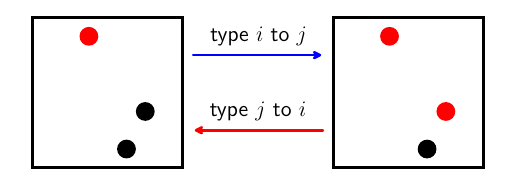

Recreate this plot in Python.

import numpy as np
import matplotlib.pyplot as plt
import matplotlib
from matplotlib import rc
rc('font',**{'family':'sans-serif','sans-serif':['OpenSans']})
rc('text', usetex=True)

shift = -4
plt.gca().add_patch(plt.Rectangle(xy=(-2+shift, -2), width=4, height=4, fc='none', ec='black', lw=2))
plt.gca().add_patch(plt.Circle((-0.5+shift, 1.5),0.25, fc='red'))
plt.gca().add_patch(plt.Circle((0.5+shift, -1.5),0.25, fc='black'))
plt.gca().add_patch(plt.Circle((1+shift, -0.5),0.25, fc='black'))

plt.gca().annotate("", xy=(-1.8, 1), xytext=(1.8, 1), arrowprops=dict(arrowstyle="<-", lw=2, color='blue'))
plt.text(0, 1.5, r'type $i$ to $j$', horizontalalignment='center', verticalalignment='center', fontsize=16)
plt.gca().annotate("", xy=(-1.8, -1), xytext=(1.8, -1), arrowprops=dict(arrowstyle="->", lw=2, color='red'))
plt.text(0, -0.5, r'type $j$ to $i$', horizontalalignment='center', verticalalignment='center', fontsize=16)

shift = 4
plt.gca().add_patch(plt.Rectangle(xy=(-2+shift, -2), width=4, height=4, fc='none', ec='black', lw=2))
plt.gca().add_patch(plt.Circle((-0.5+shift, 1.5),0.25, fc='red'))
plt.gca().add_patch(plt.Circle((0.5+shift, -1.5),0.25, fc='black'))
plt.gca().add_patch(plt.Circle((1+shift, -0.5),0.25, fc='red'))


plt.axis('scaled')
plt.axis('off')
#plt.show()
plt.savefig('sgcmc.png', bbox_inches='tight', transparent=True, dpi=300)
